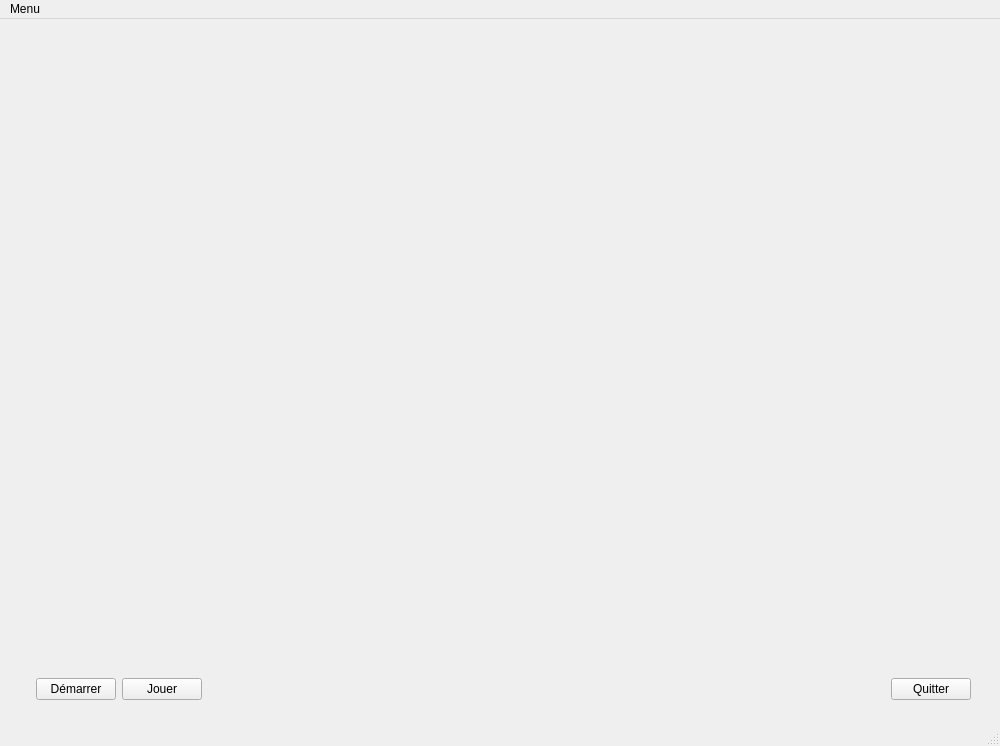
<?xml version="1.0" encoding="UTF-8"?>
<ui version="4.0">
 <class>mainWindow</class>
 <widget class="QMainWindow" name="mainWindow">
  <property name="windowModality">
   <enum>Qt::NonModal</enum>
  </property>
  <property name="geometry">
   <rect>
    <x>0</x>
    <y>0</y>
    <width>1000</width>
    <height>746</height>
   </rect>
  </property>
  <property name="windowTitle">
   <string>Table de billard</string>
  </property>
  <property name="windowIcon">
   <iconset>
    <normaloff>../../OneDrive - Ecole Nationale Supérieure de Techniques Avancées Bretagne/UE 2.4-projet/Sujet 05 - Billard/tablelogo.jpg</normaloff>../../OneDrive - Ecole Nationale Supérieure de Techniques Avancées Bretagne/UE 2.4-projet/Sujet 05 - Billard/tablelogo.jpg</iconset>
  </property>
  <property name="dockNestingEnabled">
   <bool>false</bool>
  </property>
  <widget class="QWidget" name="centralwidget">
   <widget class="QWidget" name="horizontalLayoutWidget">
    <property name="geometry">
     <rect>
      <x>30</x>
      <y>650</y>
      <width>941</width>
      <height>41</height>
     </rect>
    </property>
    <layout class="QHBoxLayout" name="horizontalLayout_2">
     <item>
      <widget class="QWidget" name="Plateau" native="true"/>
     </item>
     <item>
      <widget class="QPushButton" name="Bouton_Demarrer">
       <property name="text">
        <string>Démarrer</string>
       </property>
      </widget>
     </item>
     <item>
      <widget class="QPushButton" name="Bouton_Jouer">
       <property name="text">
        <string>Jouer</string>
       </property>
      </widget>
     </item>
     <item>
      <spacer name="Barredecommande">
       <property name="orientation">
        <enum>Qt::Horizontal</enum>
       </property>
       <property name="sizeHint" stdset="0">
        <size>
         <width>40</width>
         <height>20</height>
        </size>
       </property>
      </spacer>
     </item>
     <item>
      <widget class="QPushButton" name="Bouton_Quitter">
       <property name="text">
        <string>Quitter</string>
       </property>
      </widget>
     </item>
    </layout>
   </widget>
   <widget class="QWidget" name="con" native="true">
    <property name="geometry">
     <rect>
      <x>10</x>
      <y>10</y>
      <width>971</width>
      <height>621</height>
     </rect>
    </property>
   </widget>
  </widget>
  <widget class="QMenuBar" name="menubar">
   <property name="geometry">
    <rect>
     <x>0</x>
     <y>0</y>
     <width>1000</width>
     <height>26</height>
    </rect>
   </property>
   <widget class="QMenu" name="menuMenu">
    <property name="title">
     <string>Menu</string>
    </property>
    <addaction name="actionQuitter"/>
   </widget>
   <addaction name="menuMenu"/>
  </widget>
  <widget class="QStatusBar" name="statusbar"/>
  <action name="actionQuitter">
   <property name="text">
    <string>Quitter</string>
   </property>
  </action>
 </widget>
 <resources/>
 <connections>
  <connection>
   <sender>Bouton_Quitter</sender>
   <signal>clicked()</signal>
   <receiver>mainWindow</receiver>
   <slot>close()</slot>
   <hints>
    <hint type="sourcelabel">
     <x>1089</x>
     <y>589</y>
    </hint>
    <hint type="destinationlabel">
     <x>235</x>
     <y>269</y>
    </hint>
   </hints>
  </connection>
  <connection>
   <sender>actionQuitter</sender>
   <signal>triggered()</signal>
   <receiver>mainWindow</receiver>
   <slot>close()</slot>
   <hints>
    <hint type="sourcelabel">
     <x>-1</x>
     <y>-1</y>
    </hint>
    <hint type="destinationlabel">
     <x>235</x>
     <y>269</y>
    </hint>
   </hints>
  </connection>
 </connections>
</ui>
